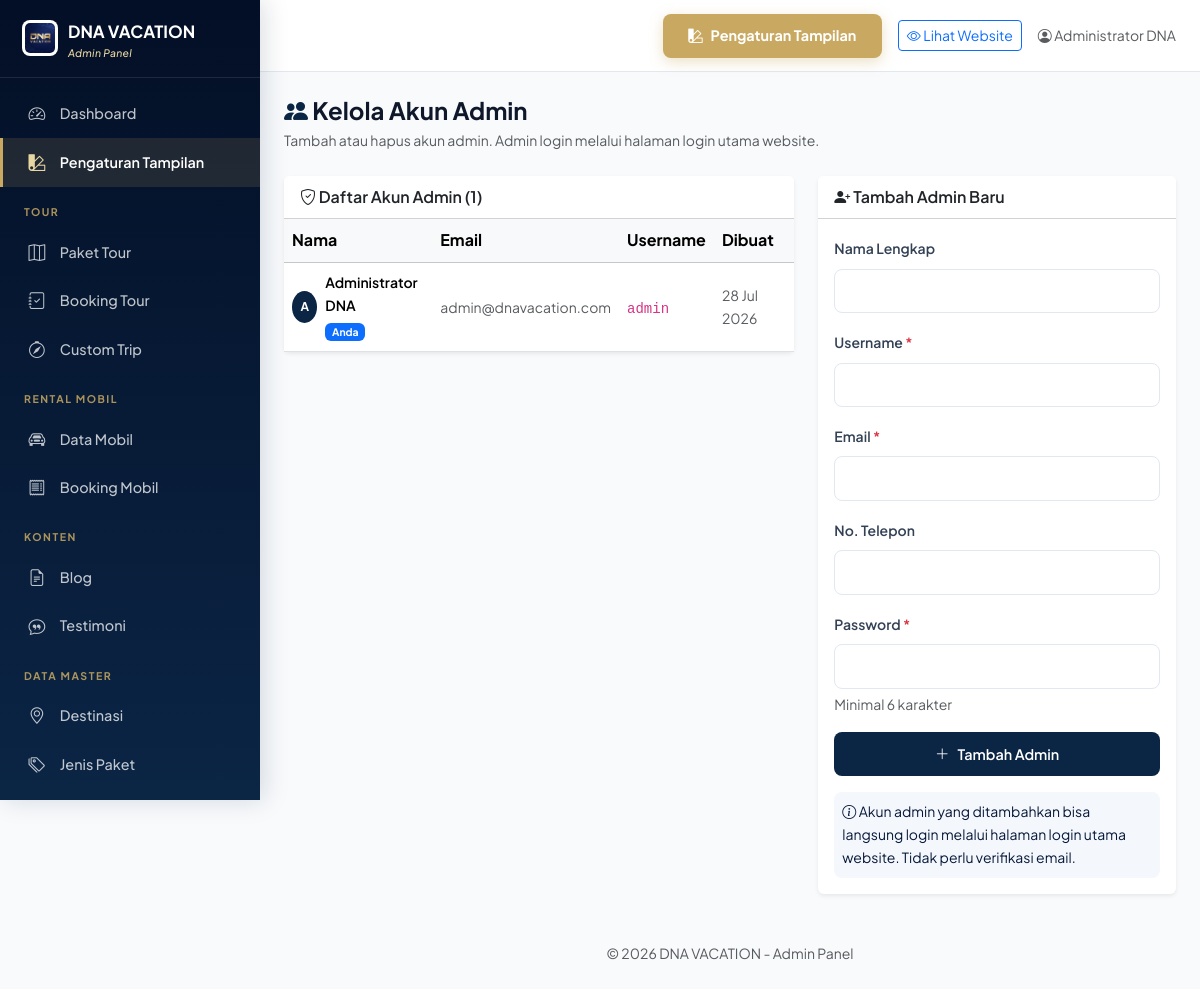
The page /admin/admin-accounts.php (signed in) on the database its author committed.
### tables this page shows
CREATE TABLE users (
  id INT AUTO_INCREMENT PRIMARY KEY,
  username VARCHAR(50) NOT NULL UNIQUE,
  email VARCHAR(150) NOT NULL UNIQUE,
  phone VARCHAR(20) NOT NULL DEFAULT '',
  password VARCHAR(255) NOT NULL,
  full_name VARCHAR(100) DEFAULT NULL,
  role ENUM('user','admin') DEFAULT 'user',
  is_verified TINYINT(1) DEFAULT 0,
  verification_token VARCHAR(64) DEFAULT NULL,
  verification_expires DATETIME DEFAULT NULL,
  reset_token VARCHAR(64) DEFAULT NULL,
  reset_expires DATETIME DEFAULT NULL,
  created_at TIMESTAMP DEFAULT CURRENT_TIMESTAMP,
  updated_at TIMESTAMP DEFAULT CURRENT_TIMESTAMP ON UPDATE CURRENT_TIMESTAMP,
  KEY idx_email (email),
  KEY idx_verification_token (verification_token),
  KEY idx_reset_token (reset_token)
);

### includes/config.php (called while the page is built, shortened)
<?php
function e($str) {
    return htmlspecialchars($str, ENT_QUOTES, 'UTF-8');
}

### admin/admin-accounts.php (the view, shortened to what this page needs)
<?php
require_once __DIR__ . '/includes/header.php';
$admins = $pdo->query("SELECT id, username, email, full_name, phone, created_at FROM users WHERE role = 'admin' ORDER BY created_at")->fetchAll();
?>
<div class="p-3 p-md-4">
    <div class="d-flex justify-content-between align-items-center mb-4 flex-wrap gap-2">
        <div>
            <h4 class="fw-bold mb-1"><i class="bi bi-people-fill text-primary-custom"></i> Kelola Akun Admin</h4>
            <p class="text-muted small mb-0">Tambah atau hapus akun admin. Admin login melalui halaman login utama website.</p>
        </div>
    </div>
    <div class="row g-4">
        <div class="col-lg-7">
            <div class="card border-0 shadow-sm">
                <div class="card-header bg-white fw-semibold">
                    <i class="bi bi-shield-check"></i> Daftar Akun Admin (<?= count($admins) ?>)
                </div>
                <div class="card-body p-0">
                    <div class="table-responsive">
                        <table class="table table-hover mb-0 align-middle">
                            <thead class="table-light">
                                <tr>
                                    <th>Nama</th>
                                    <th>Email</th>
                                    <th>Username</th>
                                    <th>Dibuat</th>
                                    <th></th>
                                </tr>
                            </thead>
                            <tbody>
                                <?php foreach ($admins as $a): ?>
                                <tr>
                                    <td>
                                        <div class="d-flex align-items-center gap-2">
                                            <span class="user-avatar-sm" style="width:32px;height:32px;font-size:.75rem"><?= strtoupper(substr($a['full_name'] ?: $a['username'], 0, 1)) ?></span>
                                            <div>
                                                <div class="fw-semibold small"><?= e($a['full_name'] ?: $a['username']) ?></div>
                                                <?php if ($a['id'] == $_SESSION['user_id']): ?>
                                                    <span class="badge bg-primary" style="font-size:.65rem">Anda</span>
                                                <?php endif; ?>
                                            </div>
                                        </div>
                                    </td>
                                    <td class="small text-muted"><?= e($a['email']) ?></td>
                                    <td><code class="small"><?= e($a['username']) ?></code></td>
                                    <td class="small text-muted"><?= date('d M Y', strtotime($a['created_at'])) ?></td>
                                    <td>
                                    </td>
                                </tr>
                                <?php endforeach; ?>
                            </tbody>
                        </table>
                    </div>
                </div>
            </div>
        </div>
        <div class="col-lg-5">
            <div class="card border-0 shadow-sm">
                <div class="card-header bg-white fw-semibold">
                    <i class="bi bi-person-plus-fill"></i> Tambah Admin Baru
                </div>
                <div class="card-body">
                    <form method="POST">
                        <div class="mb-3">
                            <label class="form-label small fw-semibold">Nama Lengkap</label>
                            <input type="text" name="full_name" class="form-control" value="<?= e($_POST['full_name'] ?? '') ?>">
                        </div>
                        <div class="mb-3">
                            <label class="form-label small fw-semibold">Username <span class="text-danger">*</span></label>
                            <input type="text" name="username" class="form-control" required value="<?= e($_POST['username'] ?? '') ?>">
                        </div>
                        <div class="mb-3">
                            <label class="form-label small fw-semibold">Email <span class="text-danger">*</span></label>
                            <input type="email" name="email" class="form-control" required value="<?= e($_POST['email'] ?? '') ?>">
                        </div>
                        <div class="mb-3">
                            <label class="form-label small fw-semibold">No. Telepon</label>
                            <input type="text" name="phone" class="form-control" value="<?= e($_POST['phone'] ?? '') ?>">
                        </div>
                        <div class="mb-3">
                            <label class="form-label small fw-semibold">Password <span class="text-danger">*</span></label>
                            <input type="password" name="password" class="form-control" required minlength="6">
                            <div class="form-text">Minimal 6 karakter</div>
                        </div>
                        <button type="submit" class="btn btn-primary-custom w-100">
                            <i class="bi bi-plus-lg"></i> Tambah Admin
                        </button>
                    </form>
                    <div class="mt-3 p-2 rounded-3 small" style="background:var(--primary-lighter, #e8eef4);color:var(--primary-dark, #0B2545)">
                        <i class="bi bi-info-circle"></i> Akun admin yang ditambahkan bisa langsung login melalui halaman login utama website. Tidak perlu verifikasi email.
                    </div>
                </div>
            </div>
        </div>
    </div>
</div>
<?php require_once __DIR__ . '/includes/footer.php'; ?>

### assets/css/style.css (style rules this page uses)
:root { --primary: #0B2545; --primary-dark: #061838; --primary-darker: #030F26; --primary-mid: #13315C; --primary-light: #E8EEF7; --primary-lighter: #F4F7FC; --gold: #C9A961; --gold-dark: #A88540; --gold-light: #E8D6A3; --gold-lighter: #FBF5E4; --secondary: #C9A961; --secondary-dark: #A88540; --secondary-light: #FBF5E4; --accent: #EC7B4E; --accent-light: #FFEDD5; --success: #10B981; --success-light: #D1FAE5; --danger: #EF4444; --warning: #F59E0B; --dark: #0F172A; --gray-50: #F8FAFC; --gray-100: #F1F5F9; --gray-200: #E2E8F0; --gray-300: #CBD5E1; --gray-400: #94A3B8; --gray-500: #64748B; --gray-600: #475569; --gray-700: #334155; --gray-800: #1E293B; --font-main: 'Plus Jakarta Sans', -apple-system, BlinkMacSystemFont, sans-serif; --radius: 12px; --radius-sm: 8px; --radius-lg: 16px; --radius-xl: 20px; --shadow: 0 1px 3px rgba(11,37,69,.06), 0 1px 2px rgba(11,37,69,.04); --shadow-md: 0 4px 16px rgba(11,37,69,.08); --shadow-lg: 0 12px 32px rgba(11,37,69,.12); --shadow-xl: 0 20px 48px rgba(11,37,69,.18); --transition: all .25s cubic-bezier(.4,0,.2,1); }
* { box-sizing: border-box; }
body { font-family: var(--font-main); color: var(--dark); line-height: 1.65; background: #fff; -webkit-font-smoothing: antialiased; text-rendering: optimizeLegibility; }
.text-primary-custom { color: var(--primary) !important; }
.btn-primary-custom { background: var(--primary); color: #fff; border: none; border-radius: 8px; padding: .7rem 1.6rem; font-weight: 600; font-size: .9rem; transition: var(--transition); display: inline-flex; align-items: center; justify-content: center; gap: .5rem; }
.form-control, .form-select { border-radius: var(--radius-sm); border: 1.5px solid var(--gray-200); padding: .65rem 1rem; font-size: .92rem; transition: var(--transition); background: #fff; }
.form-label { color: var(--gray-700); }
body.admin-body { background: var(--gray-50); }
.user-avatar-sm { display: inline-flex; align-items: center; justify-content: center; width: 26px; height: 26px; border-radius: 50%; background: var(--primary); color: #fff; font-size: .72rem; font-weight: 700; line-height: 1; }

### rows shown on the page
users: full_name "A", full_name "Administrator DNA", shows "Anda", email "admin@dnavacation.com", username "admin", created_at "28 Jul 2026"

### other values the page prints
$_SESSION['admin_name'] "Administrator DNA"
count($admins) "1"
SITE_NAME "DNA VACATION"
